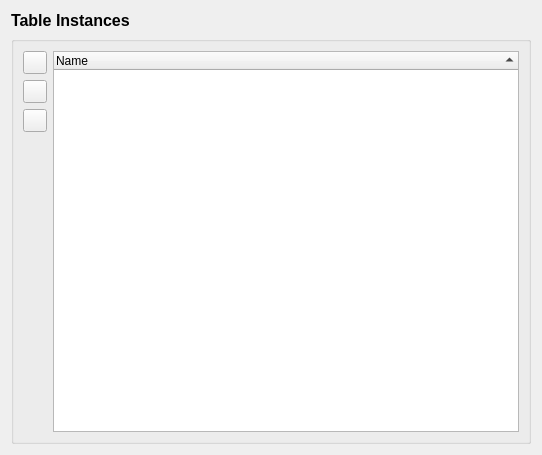
<?xml version="1.0" encoding="UTF-8"?>
<ui version="4.0">
 <class>TableInstancesListForm</class>
 <widget class="QWidget" name="TableInstancesListForm">
  <property name="geometry">
   <rect>
    <x>0</x>
    <y>0</y>
    <width>542</width>
    <height>455</height>
   </rect>
  </property>
  <property name="windowTitle">
   <string>Form</string>
  </property>
  <layout class="QVBoxLayout" name="verticalLayout">
   <item>
    <widget class="QLabel" name="label">
     <property name="text">
      <string>&lt;!DOCTYPE HTML PUBLIC &quot;-//W3C//DTD HTML 4.0//EN&quot; &quot;http://www.w3.org/TR/REC-html40/strict.dtd&quot;&gt;
&lt;html&gt;&lt;head&gt;&lt;meta name=&quot;qrichtext&quot; content=&quot;1&quot; /&gt;&lt;style type=&quot;text/css&quot;&gt;
p, li { white-space: pre-wrap; }
&lt;/style&gt;&lt;/head&gt;&lt;body style=&quot; font-family:'Sans'; font-size:10pt; font-weight:400; font-style:normal;&quot;&gt;
&lt;table border=&quot;0&quot; style=&quot;-qt-table-type: root; margin-top:4px; margin-bottom:4px; margin-left:4px; margin-right:4px;&quot;&gt;
&lt;tr&gt;
&lt;td style=&quot;border: none;&quot;&gt;
&lt;p style=&quot; margin-top:0px; margin-bottom:0px; margin-left:0px; margin-right:0px; -qt-block-indent:0; text-indent:0px;&quot;&gt;&lt;span style=&quot; font-size:12pt; font-weight:600;&quot;&gt;Table Instances&lt;/span&gt;&lt;/p&gt;&lt;/td&gt;&lt;/tr&gt;&lt;/table&gt;&lt;/body&gt;&lt;/html&gt;</string>
     </property>
    </widget>
   </item>
   <item>
    <widget class="QGroupBox" name="groupBox">
     <property name="title">
      <string/>
     </property>
     <layout class="QHBoxLayout" name="horizontalLayout">
      <item>
       <layout class="QVBoxLayout" name="layoutButtons">
        <property name="sizeConstraint">
         <enum>QLayout::SetNoConstraint</enum>
        </property>
        <item>
         <widget class="QToolButton" name="btnUp">
          <property name="toolTip">
           <string>Move the column up (left)</string>
          </property>
          <property name="statusTip">
           <string>Move the column up (left)</string>
          </property>
          <property name="text">
           <string/>
          </property>
          <property name="icon">
           <iconset resource="dbm.qrc">
            <normaloff>:/images/actions/images/small/up.png</normaloff>:/images/actions/images/small/up.png</iconset>
          </property>
          <property name="popupMode">
           <enum>QToolButton::DelayedPopup</enum>
          </property>
         </widget>
        </item>
        <item>
         <widget class="QToolButton" name="btnDown">
          <property name="toolTip">
           <string>Move the column down (right)</string>
          </property>
          <property name="statusTip">
           <string>Move the column down (right)</string>
          </property>
          <property name="text">
           <string/>
          </property>
          <property name="icon">
           <iconset resource="dbm.qrc">
            <normaloff>:/images/actions/images/small/down.png</normaloff>:/images/actions/images/small/down.png</iconset>
          </property>
          <property name="popupMode">
           <enum>QToolButton::DelayedPopup</enum>
          </property>
         </widget>
        </item>
        <item>
         <widget class="QToolButton" name="btnRemove">
          <property name="toolTip">
           <string>Delete this column</string>
          </property>
          <property name="statusTip">
           <string>Delete this column</string>
          </property>
          <property name="text">
           <string/>
          </property>
          <property name="icon">
           <iconset resource="dbm.qrc">
            <normaloff>:/images/actions/images/small/remove.png</normaloff>:/images/actions/images/small/remove.png</iconset>
          </property>
         </widget>
        </item>
        <item>
         <spacer name="verticalSpacer">
          <property name="orientation">
           <enum>Qt::Vertical</enum>
          </property>
          <property name="sizeHint" stdset="0">
           <size>
            <width>20</width>
            <height>40</height>
           </size>
          </property>
         </spacer>
        </item>
       </layout>
      </item>
      <item>
       <widget class="QTreeWidget" name="treeTables">
        <property name="sizePolicy">
         <sizepolicy hsizetype="Preferred" vsizetype="Preferred">
          <horstretch>0</horstretch>
          <verstretch>0</verstretch>
         </sizepolicy>
        </property>
        <property name="rootIsDecorated">
         <bool>false</bool>
        </property>
        <property name="uniformRowHeights">
         <bool>true</bool>
        </property>
        <property name="sortingEnabled">
         <bool>true</bool>
        </property>
        <property name="animated">
         <bool>true</bool>
        </property>
        <attribute name="headerDefaultSectionSize">
         <number>150</number>
        </attribute>
        <attribute name="headerShowSortIndicator" stdset="0">
         <bool>true</bool>
        </attribute>
        <attribute name="headerStretchLastSection">
         <bool>true</bool>
        </attribute>
        <column>
         <property name="text">
          <string>Name</string>
         </property>
        </column>
       </widget>
      </item>
     </layout>
    </widget>
   </item>
  </layout>
 </widget>
 <resources>
  <include location="dbm.qrc"/>
 </resources>
 <connections>
  <connection>
   <sender>treeTables</sender>
   <signal>itemDoubleClicked(QTreeWidgetItem*,int)</signal>
   <receiver>TableInstancesListForm</receiver>
   <slot>doubleClickTree(QTreeWidgetItem*,int)</slot>
   <hints>
    <hint type="sourcelabel">
     <x>199</x>
     <y>149</y>
    </hint>
    <hint type="destinationlabel">
     <x>199</x>
     <y>149</y>
    </hint>
   </hints>
  </connection>
 </connections>
 <slots>
  <slot>doubleClickTree(QTreeWidgetItem*,int)</slot>
 </slots>
</ui>
